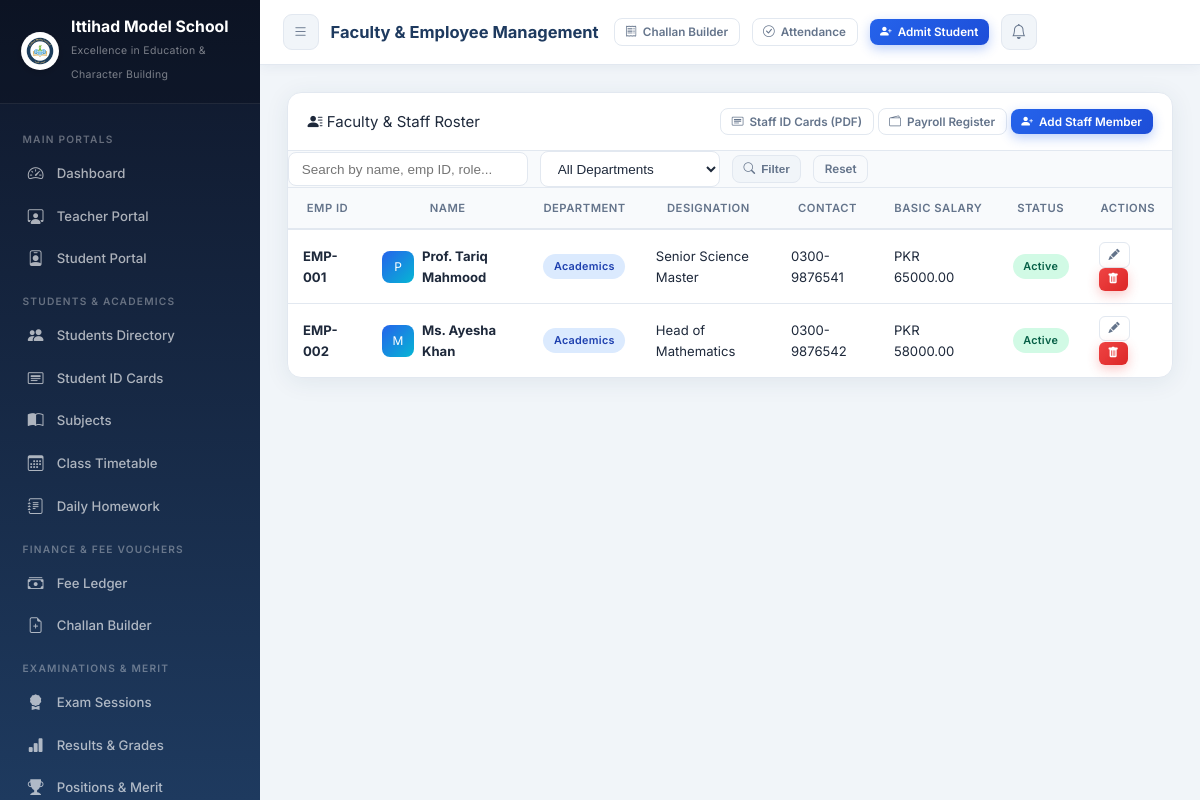
Page /staff/ (signed in) on the committed database.
### core/models.py (models this page shows, shortened)
class SchoolSetting(models.Model):
    school_name        = models.CharField(max_length=200, default='Ittihad Model School')
    tagline            = models.CharField(max_length=250, default='Excellence in Education & Character Building')
    registration_no    = models.CharField(max_length=100, default='REG-IMS-2026-987')
    address            = models.TextField(default='Sector H-9, Educational Complex, Capital City')
    contact_phone      = models.CharField(max_length=50, default='+92 51 9876543 / 0300-1234567')
    email              = models.EmailField(default='info@ittihadmodelschool.edu.pk')
    website            = models.URLField(default='https://ittihadmodelschool.edu.pk', blank=True)
    logo               = models.ImageField(upload_to='school_branding/', default='school_branding/logo.png', blank=True, null=True)
    bank_name          = models.CharField(max_length=100, default='National Allied Bank Ltd')
    bank_account_title = models.CharField(max_length=150, default='Ittihad Model School Trust')
    bank_account_no    = models.CharField(max_length=50, default='0123-4567890123')
    iban               = models.CharField(max_length=50, default='PK36NABL0000012345678901')
    bank_branch        = models.CharField(max_length=100, default='Main Campus Branch (Code: 0422)')
    currency_symbol    = models.CharField(max_length=10, default='PKR')
    late_fee_per_day   = models.DecimalField(max_digits=8, decimal_places=2, default=50.00)
    principal_name     = models.CharField(max_length=100, default='Prof. Dr. Sarah Jenkins')
    @classmethod
    def get_settings(cls):
        obj, _ = cls.objects.get_or_create(
            id=1,
            defaults={
                'school_name': 'Ittihad Model School',
                'tagline': 'Excellence in Education & Character Building',
                'logo': 'school_branding/logo.png',
            }
        )
        return obj

class Staff(models.Model):
    DEPARTMENT_CHOICES = [
        ('Academics', 'Academics / Teaching'),
        ('Administration', 'Administration'),
        ('Finance', 'Finance & Accounts'),
        ('Library', 'Library & Resource'),
        ('IT', 'IT & Computer Lab'),
        ('Support', 'Support & Maintenance'),
    ]
    user           = models.OneToOneField(User, on_delete=models.SET_NULL, null=True, blank=True, related_name='staff_profile')
    emp_id         = models.CharField(max_length=20, unique=True, db_index=True)
    name           = models.CharField(max_length=120, db_index=True)
    father_or_spouse = models.CharField(max_length=120, blank=True)
    designation    = models.CharField(max_length=100)
    department     = models.CharField(max_length=50, choices=DEPARTMENT_CHOICES, default='Academics', db_index=True)
    qualification  = models.CharField(max_length=150, blank=True)
    gender         = models.CharField(max_length=10, choices=GENDER_CHOICES, default='Male')
    blood_group    = models.CharField(max_length=10, choices=BLOOD_GROUPS, default='Unknown')
    dob            = models.DateField(null=True, blank=True)
    contact        = models.CharField(max_length=25, db_index=True)
    emergency_contact = models.CharField(max_length=25, blank=True)
    email          = models.EmailField(blank=True)
    cnic_or_nid    = models.CharField(max_length=30, blank=True, db_index=True)
    address        = models.TextField(blank=True)
    photo          = models.ImageField(upload_to='staff_photos/', blank=True, null=True)
    joining_date   = models.DateField(default=date.today)
    basic_salary   = models.DecimalField(max_digits=10, decimal_places=2, default=35000.00)
    is_active      = models.BooleanField(default=True, db_index=True)
    created_at     = models.DateTimeField(auto_now_add=True)
    class Meta:
        ordering = ['emp_id']

### core/views.py (the view)
# urls.py: path('staff/',                       views.staff_list,               name='staff_list'),
@login_required
def staff_list(request):
    dept = request.GET.get('department', '')
    q    = request.GET.get('q', '')
    staff_members = Staff.objects.select_related('user').all()
    if dept:
        staff_members = staff_members.filter(department=dept)
    if q:
        staff_members = staff_members.filter(Q(name__icontains=q) | Q(emp_id__icontains=q) | Q(designation__icontains=q))
    return render(request, 'core/staff_list.html', {
        'staff_members': staff_members,
        'departments': Staff.DEPARTMENT_CHOICES,
        'selected_dept': dept,
        'search_query': q,
    })

### core/context_processors.py (called while the page is built)
def school_settings_processor(request):
    try:
        setting = SchoolSetting.get_settings()
    except Exception:
        setting = None
    return {
        'school_setting': setting,
        'SCHOOL_NAME': setting.school_name if setting else 'Ittihad Model School',
    }

### templates/core/staff_list.html (shortened to what this page needs)
{% extends "base.html" %}
{% block page_title %}Faculty & Employee Management{% endblock %}
{% block content %}
<div class="card fade-in">
  <div class="card-header" style="display:flex; justify-content:space-between; align-items:center; flex-wrap:wrap; gap:12px;">
    <div class="card-title"><i class="bi bi-person-lines-fill text-primary"></i> Faculty & Staff Roster</div>
    <div class="actions-group">
      <a href="{% url 'staff_id_cards_pdf' %}" target="_blank" class="btn btn-outline btn-sm">
        <i class="bi bi-card-heading text-teal"></i> Staff ID Cards (PDF)
      </a>
      <a href="{% url 'payroll_list' %}" class="btn btn-outline btn-sm">
        <i class="bi bi-wallet2 text-success"></i> Payroll Register
      </a>
      <a href="{% url 'staff_add' %}" class="btn btn-primary btn-sm">
        <i class="bi bi-person-plus-fill"></i> Add Staff Member
      </a>
    </div>
  </div>
  <div class="filter-toolbar p-3" style="background:#F8FAFC; border-bottom:1px solid #E2E8F0;">
    <form method="get" class="filter-form" style="display:flex; gap:12px; flex-wrap:wrap; align-items:center;">
      <input type="text" name="q" value="{{ search_query }}" class="form-control form-control-sm" placeholder="Search by name, emp ID, role..." style="max-width:240px;">
      <select name="department" class="form-select form-select-sm" style="max-width:180px;">
        <option value="">All Departments</option>
      </select>
      <button type="submit" class="btn btn-sm btn-secondary"><i class="bi bi-search"></i> Filter</button>
      <a href="{% url 'staff_list' %}" class="btn btn-sm btn-outline">Reset</a>
    </form>
  </div>
  <div class="card-body p-0">
    <div class="table-responsive">
      <table class="table mb-0">
        <thead>
          <tr>
            <th>Emp ID</th>
            <th>Name</th>
            <th>Department</th>
            <th>Designation</th>
            <th>Contact</th>
            <th>Basic Salary</th>
            <th>Status</th>
            <th>Actions</th>
          </tr>
        </thead>
        <tbody>
          {% for sm in staff_members %}
            <tr>
              <td><strong>{{ sm.emp_id }}</strong></td>
              <td>
                <div style="display:flex; align-items:center; gap:8px;">
                  {% if sm.photo %}
                    <img src="{{ sm.photo.url }}" alt="{{ sm.name }}" style="width:32px; height:32px; border-radius:50%; object-fit:cover;">
                  {% else %}
                    <div class="user-avatar" style="width:32px; height:32px; font-size:12px;">{{ sm.name|first|upper }}</div>
                  {% endif %}
                  <div>
                    <strong>{{ sm.name }}</strong>
                  </div>
                </div>
              </td>
              <td><span class="badge badge-info">{{ sm.department }}</span></td>
              <td>{{ sm.designation }}</td>
              <td>{{ sm.contact }}</td>
              <td>PKR {{ sm.basic_salary|floatformat:2 }}</td>
              <td>
                {% if sm.is_active %}
                  <span class="badge badge-success">Active</span>
                {% else %}
                  <span class="badge badge-secondary">Inactive</span>
                {% endif %}
              </td>
              <td>
                <div class="btn-group">
                  <a href="{% url 'staff_edit' sm.pk %}" class="btn btn-xs btn-outline" title="Edit">
                    <i class="bi bi-pencil-fill"></i>
                  </a>
                  <a href="{% url 'staff_delete' sm.pk %}" class="btn btn-xs btn-danger" title="Delete">
                    <i class="bi bi-trash-fill"></i>
                  </a>
                </div>
              </td>
            </tr>
          {% empty %}
            <tr>
              <td colspan="8" class="text-center py-4 text-muted">No staff records found.</td>
            </tr>
          {% endfor %}
        </tbody>
      </table>
    </div>
  </div>
</div>
{% endblock %}

### templates/base.html (shortened to what this page needs)
<!DOCTYPE html>
<html lang="en">
<head>
  {% load static %}
  <link rel="stylesheet" href="{% static 'css/style.css' %}">
  <link rel="stylesheet" href="https://cdn.jsdelivr.net/npm/bootstrap-icons@1.11.1/font/bootstrap-icons.css">
</head>
<body>
<aside class="sidebar" id="sidebar">
  <div class="sidebar-brand">
    <div class="brand-icon" style="display:flex; align-items:center; justify-content:center; background:none;">
      {% if school_setting.logo %}
        <img src="{{ school_setting.logo.url }}" alt="Logo" style="width:38px; height:38px; border-radius:50%; object-fit:contain; background:white; padding:1px; box-shadow:0 2px 6px rgba(0,0,0,0.15);">
      {% else %}
        <img src="{% static 'images/logo.png' %}" alt="Logo" style="width:38px; height:38px; border-radius:50%; object-fit:contain; background:white; padding:1px; box-shadow:0 2px 6px rgba(0,0,0,0.15);" onerror="this.outerHTML='🏫'">
      {% endif %}
    </div>
    <div class="brand-text">
      <h2 style="font-size:1.05rem; line-height:1.2;">{{ school_setting.school_name|default:"Ittihad Model School" }}</h2>
      <span style="font-size:0.7rem; letter-spacing:0.3px;">{{ school_setting.tagline|default:"Excellence in Education" }}</span>
    </div>
  </div>
  <nav class="sidebar-menu">
    <div class="menu-label">Main Portals</div>
    <div class="nav-item">
      <a href="{% url 'dashboard' %}" class="nav-link">
        <span class="nav-icon"><i class="bi bi-speedometer2"></i></span>
        Dashboard
      </a>
    </div>
    <div class="nav-item">
      <a href="{% url 'teacher_portal' %}" class="nav-link">
        <span class="nav-icon"><i class="bi bi-person-workspace"></i></span>
        Teacher Portal
      </a>
    </div>
    <div class="nav-item">
      <a href="{% url 'student_portal' %}" class="nav-link">
        <span class="nav-icon"><i class="bi bi-person-badge"></i></span>
        Student Portal
      </a>
    </div>
    <div class="menu-label">Students & Academics</div>
    <div class="nav-item">
      <a href="{% url 'student_list' %}" class="nav-link">
        <span class="nav-icon"><i class="bi bi-people-fill"></i></span>
        Students Directory
      </a>
    </div>
    <div class="nav-item">
      <a href="{% url 'student_id_cards_pdf' %}" target="_blank" class="nav-link">
        <span class="nav-icon"><i class="bi bi-card-heading"></i></span>
        Student ID Cards
      </a>
    </div>
    <div class="nav-item">
      <a href="{% url 'subject_list' %}" class="nav-link">
        <span class="nav-icon"><i class="bi bi-book-half"></i></span>
        Subjects
      </a>
    </div>
    <div class="nav-item">
      <a href="{% url 'timetable_list' %}" class="nav-link">
        <span class="nav-icon"><i class="bi bi-calendar3"></i></span>
        Class Timetable
      </a>
    </div>
    <div class="nav-item">
      <a href="{% url 'homework_list' %}" class="nav-link">
        <span class="nav-icon"><i class="bi bi-journal-text"></i></span>
        Daily Homework
      </a>
    </div>
    <div class="menu-label">Finance & Fee Vouchers</div>
    <div class="nav-item">
      <a href="{% url 'fee_list' %}" class="nav-link">
        <span class="nav-icon"><i class="bi bi-cash-stack"></i></span>
        Fee Ledger
      </a>
    </div>
    <div class="nav-item">
      <a href="{% url 'bulk_voucher_generate' %}" class="nav-link">
        <span class="nav-icon"><i class="bi bi-file-earmark-plus"></i></span>
        Challan Builder
      </a>
    </div>
    <div class="menu-label">Examinations & Merit</div>
    <div class="nav-item">
      <a href="{% url 'exam_list' %}" class="nav-link">
        <span class="nav-icon"><i class="bi bi-award-fill"></i></span>
        Exam Sessions
      </a>
    </div>
    <div class="nav-item">
      <a href="{% url 'result_list' %}" class="nav-link">
        <span class="nav-icon"><i class="bi bi-bar-chart-fill"></i></span>
        Results & Grades
      </a>
    </div>
    <div class="nav-item">
      <a href="{% url 'merit_list_view' %}" class="nav-link">
        <span class="nav-icon"><i class="bi bi-trophy-fill"></i></span>
        Positions & Merit
      </a>
    </div>
  </nav>
</aside>
<header class="topbar">
  <div style="display:flex; align-items:center; gap:12px;">
    <button class="btn-icon" id="menuToggle" aria-label="Toggle menu">
      <i class="bi bi-list"></i>
    </button>
    <div class="topbar-title">{% block page_title %}EduManage Dashboard{% endblock %}</div>
  </div>
  <div class="topbar-actions">
    <a href="{% url 'bulk_voucher_generate' %}" class="btn btn-outline btn-sm" title="Generate Monthly Vouchers">
      <i class="bi bi-receipt"></i> <span class="d-none-sm">Challan Builder</span>
    </a>
    <a href="{% url 'student_attendance' %}" class="btn btn-outline btn-sm" title="Mark Daily Attendance">
      <i class="bi bi-check-circle"></i> <span class="d-none-sm">Attendance</span>
    </a>
    <a href="{% url 'student_add' %}" class="btn btn-primary btn-sm" id="quickAddStudent">
      <i class="bi bi-person-plus-fill"></i> <span class="d-none-sm">Admit Student</span>
    </a>
    <a href="{% url 'notifications' %}" class="btn-icon" id="notifBtn" title="Notifications">
      <i class="bi bi-bell"></i>
    </a>
  </div>
</header>
<main class="main-content">
  <div class="page-body">
    {% block content %}{% endblock %}
  </div>
</main>
</body>
</html>

### rows in the picture
SchoolSetting: logo (picture), school_name "Ittihad Model School", tagline "Excellence in Education & Character Building"
Staff: emp_id "EMP-001", name|first "P", name "Prof. Tariq Mahmood", department "Academics", designation "Senior Science Master", contact "0300-9876541", basic_salary "65000.00", is_active "Active"
Staff: emp_id "EMP-002", name|first "M", name "Ms. Ayesha Khan", department "Academics", designation "Head of Mathematics", contact "0300-9876542", basic_salary "58000.00", is_active "Active"
